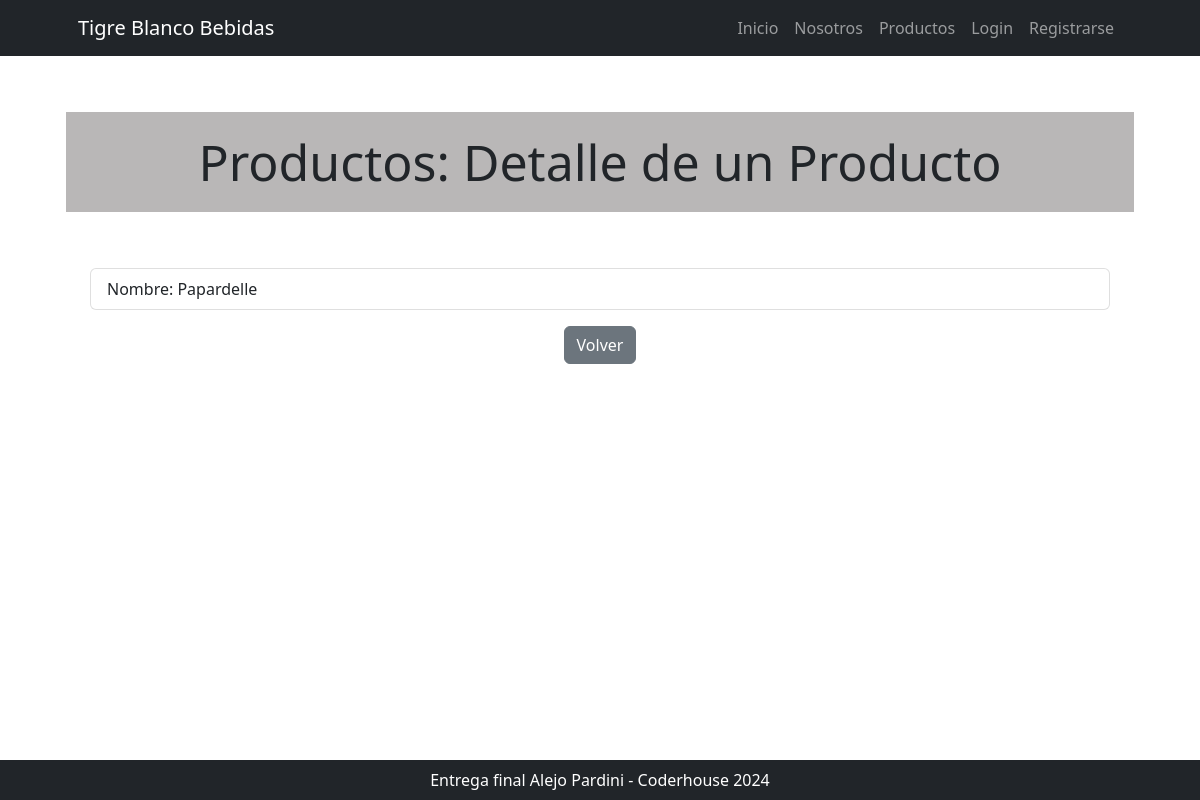
Before: /producto/producto/detail/1 with the older database file.
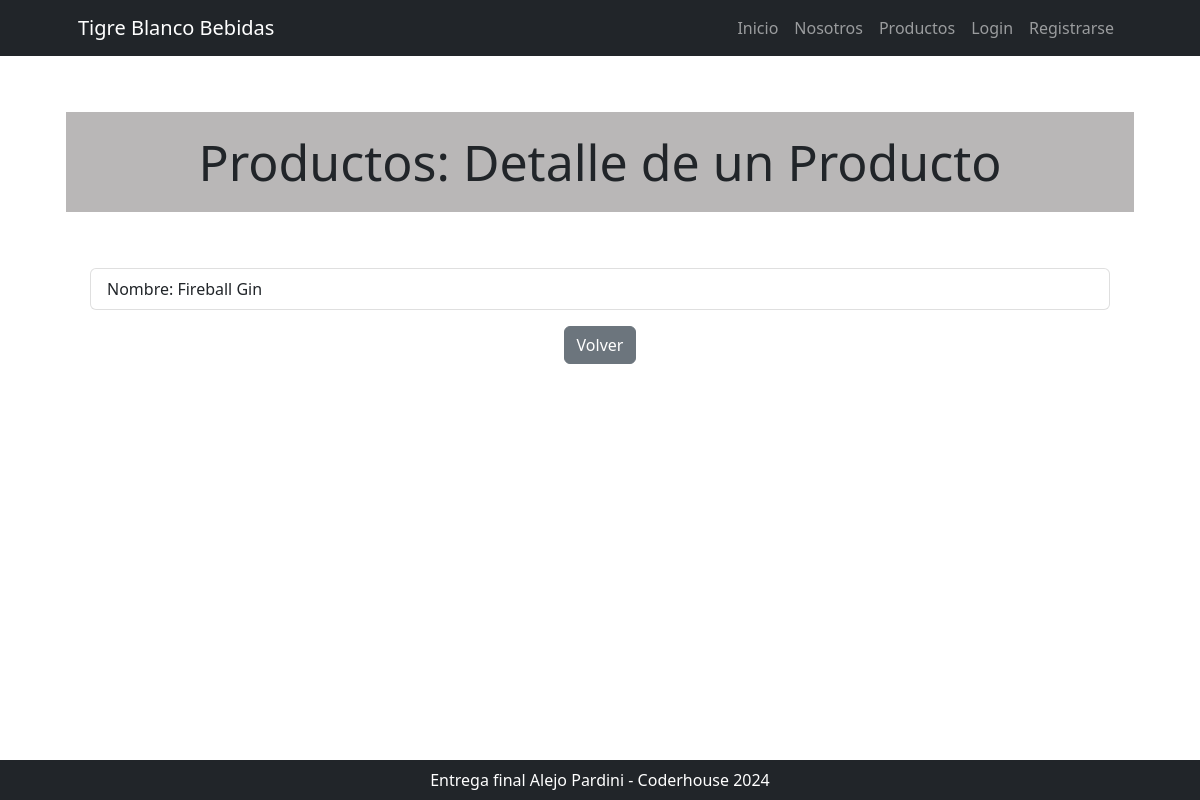
After: the same page with the newer database file.
### producto/models.py (models this page shows, shortened)
class Producto(models.Model):
    categoria_id = models.ForeignKey(
        ProductoCategoria, null=True, blank=True, on_delete=models.SET_NULL, verbose_name="categoría de producto"
    )
    nombre = models.CharField(max_length=100)
    unidad_medida = models.CharField(max_length=100)
    cantidad = models.FloatField()
    precio = models.FloatField()
    descripcion = models.TextField(null=True, blank=True, verbose_name="descripción")
    fecha_actualizacion = models.DateField(
        null=True, blank=True, default=timezone.now, editable=False, verbose_name="fecha de actualización"
    )
    class Meta:
        verbose_name = "producto"
        verbose_name_plural = "productos"

### producto/views.py (the view)
# urls.py: path("producto/detail/<int:pk>", views.ProductoDetail.as_view(), name="producto_detail"),
class ProductoDetail(DetailView):
    model = models.Producto

### producto/templates/producto/producto_detail.html
{% extends 'core/base.html' %}
{% block titulo %}
<h1 class="logout">Productos: Detalle de un Producto</h1>
{% endblock titulo %}
{% block contenido %}
<div class="container mt-5">
    <ul class="list-group">
        <li class="list-group-item">Nombre: {{ object.nombre }}</li>
    </ul>
</div>
<div class="container mt-3">
    <div class="row">
        <div class="col text-center">
            <a href="{% url 'producto:producto_list' %}" class="btn btn-secondary">Volver</a>
        </div>
    </div>
</div>
{% endblock contenido %}

Changed rows visible on the page:
changed Producto: nombre "Papardelle" → "Fireball Gin"
